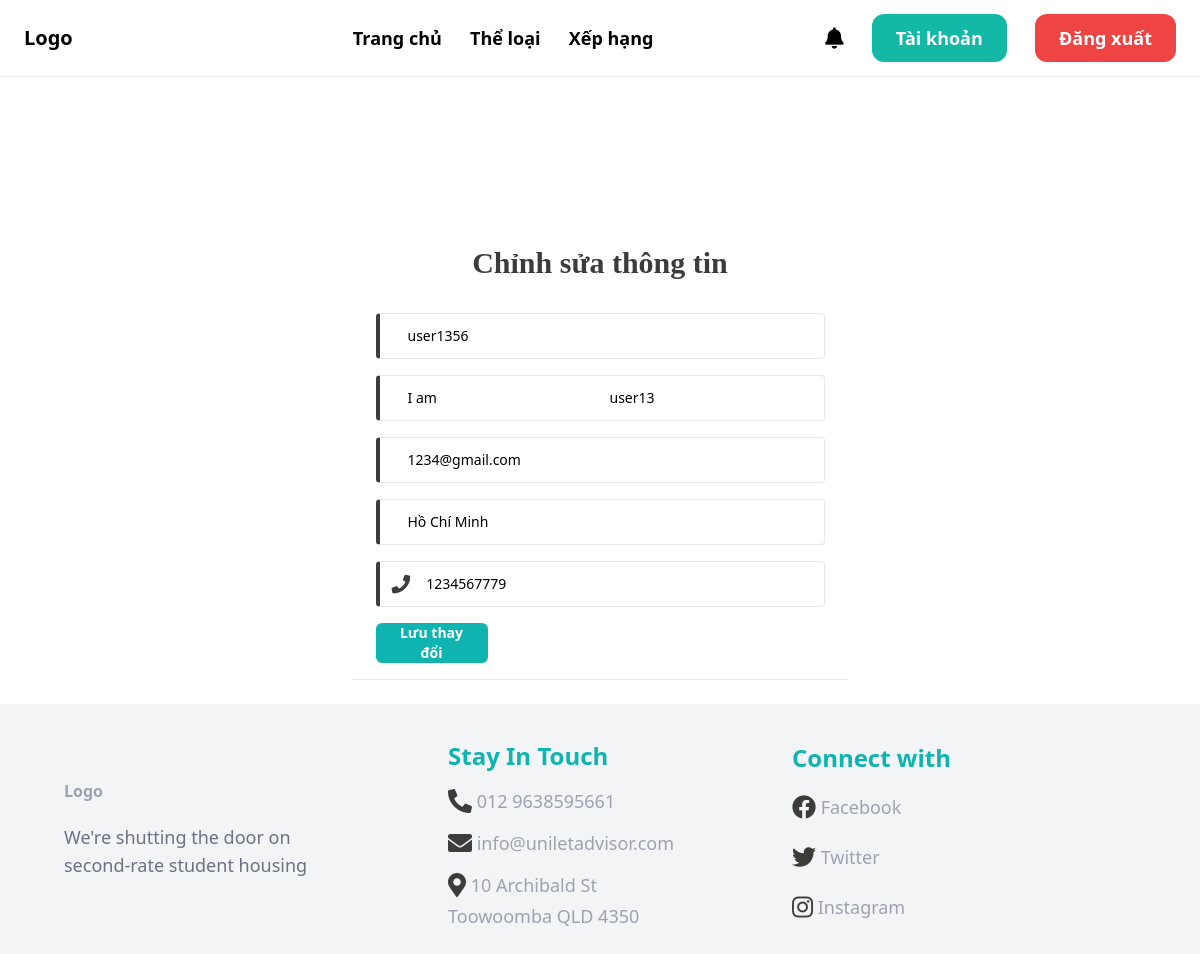
Page /edit_infomation/ (signed in) on the earlier database version.
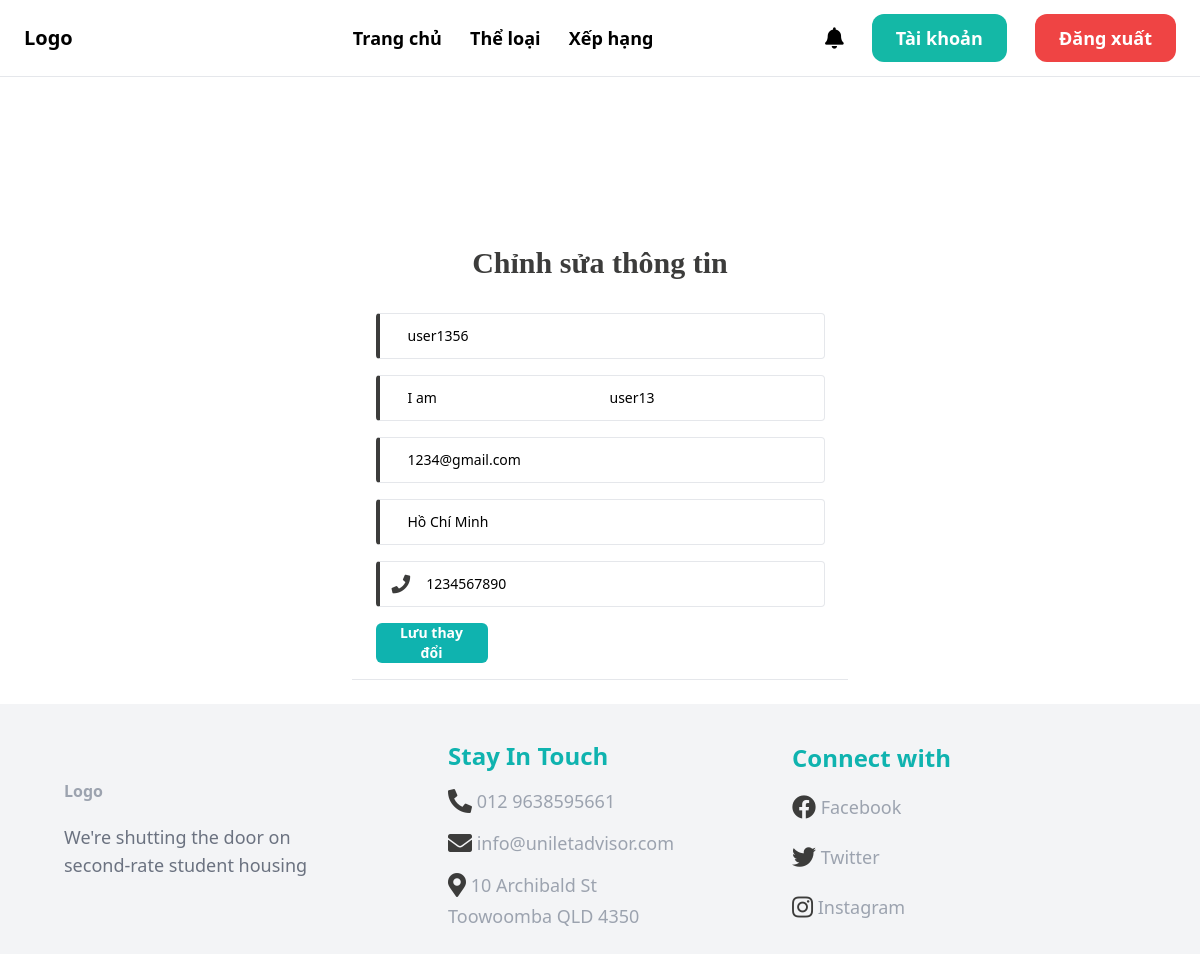
Same page on the later database version.
### userauths/models.py (models this page shows, shortened)
class User(AbstractUser):
    email = models.EmailField(unique=True)
    username = models.CharField(max_length=100)
    user_id = ShortUUIDField(unique=True, primary_key=True, prefix="user", alphabet='1234567890', length=6, max_length=100)
    phone_number = models.CharField(max_length=20, blank=True)
    address = models.CharField(max_length=255, blank=True)
    USERNAME_FIELD = "email"
    REQUIRED_FIELDS = ['username']

### core/views.py (the view)
# urls.py: path('edit_infomation/', views.edit_infomation, name='edit_infomation'),
@login_required
def edit_infomation(request):
    if request.method == 'POST':
        form = UserProfileForm(request.POST, instance=request.user)
        if form.is_valid():
            form.save()
            messages.success(request, 'Thông tin cá nhân đã được cập nhật thành công!')
            return redirect(reverse('core:account'))
    else:
        form = UserProfileForm(instance=request.user)
    context = {
        'form': form
    }
    return render(request, 'core/edit_infomation.html', context)

### core/forms.py
class UserProfileForm(forms.ModelForm):
    class Meta:
        model = User
        fields = ['username','first_name', 'last_name', 'email', 'phone_number', 'address']

### templates/core/edit_infomation.html (shortened to what this page needs)
{% extends 'core/base.html' %}
{% load static %}
{% block content %}
    <div class="bg-grey-lighter flex flex-col text-sm mt-32">
        <div class="container max-w-lg mx-auto flex-1 flex flex-col items-center justify-center px-2">
            <div class="grid justify-items-center bg-white px-4 py-4 rounded text-black w-full text-sm">
                <h1 class="mb-8 text-3xl text-center font-bold text-[#3C3C3B]" style="font-family: Maven Pro;">Chỉnh sửa thông tin</h1>
                <form method="POST">
                    <div
                        class=" flex border border-l-4 border-l-[#3C3C3B] w-full p-3 rounded mb-4 focus-within:ring-1 focus-within:ring-[#0FB3AF]">
                        <input type="text" name="username" class="focus:outline-none self-center w-full"
                            placeholder="Tên đăng nhập" value="{{ form.username.value }}" required />
                    </div>
                    <div
                        class=" flex border border-l-4 border-l-[#3C3C3B] w-full p-3 rounded mb-4 focus-within:ring-1 focus-within:ring-[#0FB3AF]">
                        <input type="text" name="first_name" class="focus:outline-none self-center w-full"
                            placeholder="Họ" value="{{ form.first_name.value }}" required />
                        <input type="text" name="last_name" class="focus:outline-none self-center w-full"
                            placeholder="Tên" value="{{ form.last_name.value }}" required />
                    </div>
                    <div
                        class=" flex border border-l-4 border-l-[#3C3C3B] w-full p-3 rounded mb-4 focus-within:ring-1 focus-within:ring-[#0FB3AF]">
                        <input type="text" name="email" class="focus:outline-none self-center w-full"
                            placeholder="Email" value="{{ form.email.value }}" required />
                    </div>
                    <div
                        class=" flex border border-l-4 border-l-[#3C3C3B] w-full p-3 rounded mb-4 focus-within:ring-1 focus-within:ring-[#0FB3AF]">
                        <input type="text" name="address" class="focus:outline-none self-center w-full"
                            placeholder="Địa chỉ" value="{{ form.address.value }}" required />
                    </div>
                    <div
                        class=" flex border border-l-4 border-l-[#3C3C3B] w-full p-3 rounded mb-4 focus-within:ring-1 focus-within:ring-[#0FB3AF]">
                        <i class="fa fa-phone self-center pr-4 text-[#3C3C3B]  fa-lg" aria-hidden="true"></i>
                        <input type="text" name="phone_number" class="focus:outline-none self-center w-full"
                            placeholder="Số điện thoại" value="{{ form.phone_number.value }}" required />
                    </div>
                    <button type="submit" class="bg-[#0FB3AF] hover:bg-[#0FB3AFCC] rounded-md px-3 text-sm h-10 w-28 text-white font-semibold">
                        Lưu thay đổi
                    </button>
                </form>
            </div>
            <hr style="width: 100%; height: 1px; background-color: #C4C4C4;">
        </div>
    </div>
{% endblock %}

Differences in the rows shown:
changed User "user1356": phone_number "1234567779" → "1234567890"
